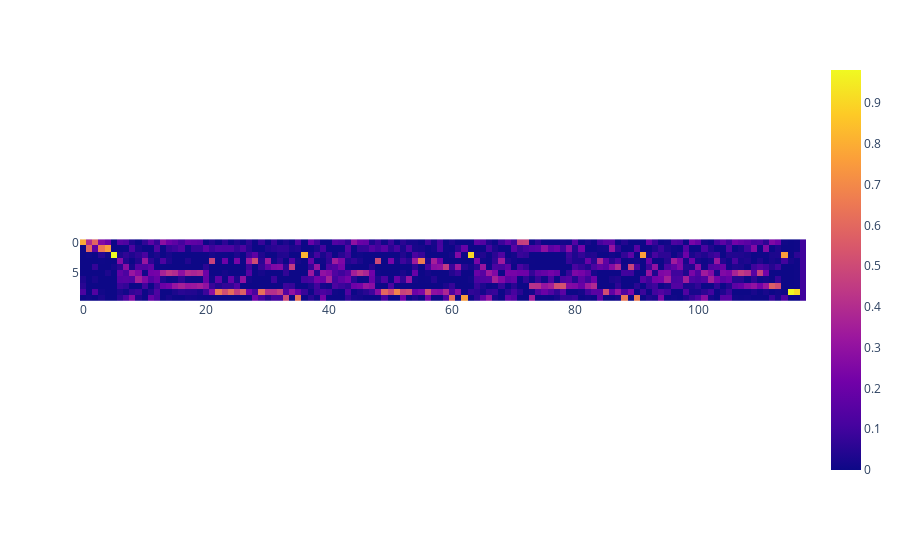
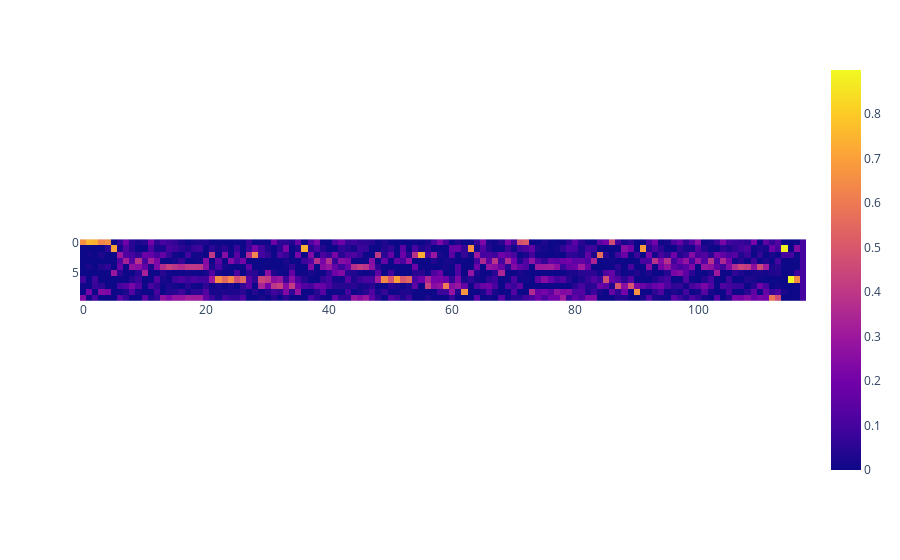
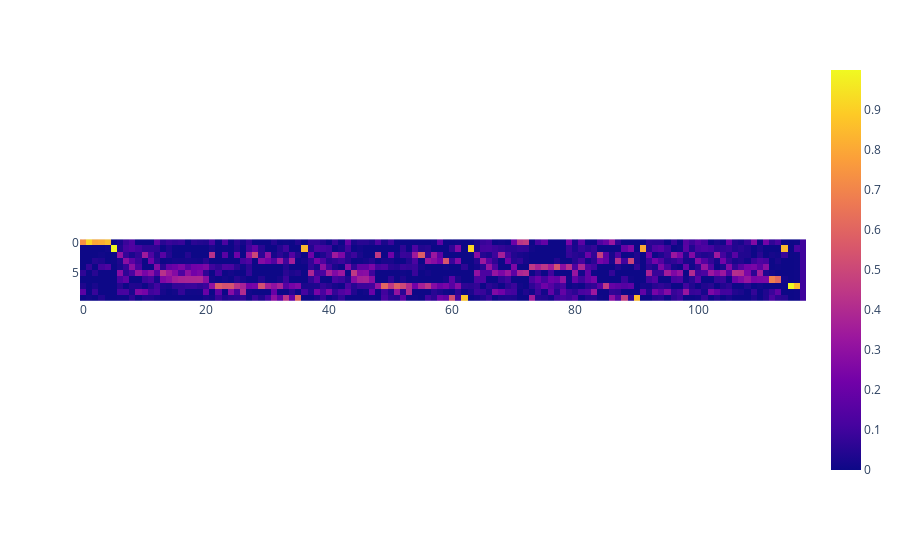
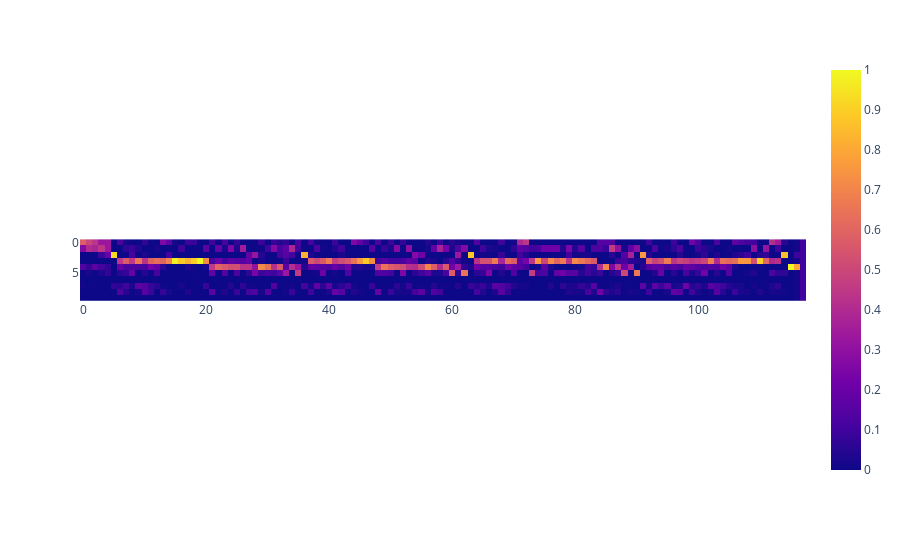

These figures' notebook cell, in order:
### Code cell
# Looking at factors
import numpy as np

# Plotting script A La Axel
def reorder_rows(Q):
    # input: row matrix Q
    # output Q with permuted rows, so that first active rows are plotted first
    row_perm=[]
    n,m=Q.shape
    for j in range(m):
        imax = np.argmax(Q[:,j])
        if imax not in row_perm:
            row_perm.append(imax)
        if len(row_perm)==n:
            break
    # possible that some rows are not there, then we add them at the end
    if len(row_perm)<n:
        toadd = list(set([i for i in range(n)])-set(row_perm))
        # sort then by power
        norms = np.sum(Q[toadd,:], axis=1)
        order = np.argsort(norms)[::-1]
        row_perm = row_perm + [toadd[i] for i in order]
    return Q[row_perm,:]

for i in range(6):
    fac = df["factors"][i]
    # Nonstandard normalization by rows of Q
    Qt = fac[2].T/np.sum(fac[2],axis=1)
    Qt = reorder_rows(Qt)
    fig = px.imshow(Qt)
    fig.show()

### Figure 1 — Plotly figure (JSON) as saved in the notebook; plotly's stock layout.template omitted (floating-point values rounded to 4 significant figures; data arrays with more than 128 entries replaced by an {"elided": "..."} marker saying what was removed)
{"data": [{"coloraxis": "coloraxis", "hovertemplate": "x: %{x}<br>y: %{y}<br>color: %{z}<extra></extra>", "name": "0", "type": "heatmap", "xaxis": "x", "yaxis": "y", "z": {"elided": "10x118 float values"}}], "layout": {"coloraxis": {"colorscale": [[0, "#0d0887"], [0.1111, "#46039f"], [0.2222, "#7201a8"], [0.3333, "#9c179e"], [0.4444, "#bd3786"], [0.5556, "#d8576b"], [0.6667, "#ed7953"], [0.7778, "#fb9f3a"], [0.8889, "#fdca26"], [1, "#f0f921"]]}, "margin": {"t": 60}, "xaxis": {"anchor": "y", "constrain": "domain", "domain": [0, 1], "scaleanchor": "y"}, "yaxis": {"anchor": "x", "autorange": "reversed", "constrain": "domain", "domain": [0, 1]}}}

### Figure 2 — Plotly figure (JSON) as saved in the notebook; plotly's stock layout.template omitted (floating-point values rounded to 4 significant figures; data arrays with more than 128 entries replaced by an {"elided": "..."} marker saying what was removed)
{"data": [{"coloraxis": "coloraxis", "hovertemplate": "x: %{x}<br>y: %{y}<br>color: %{z}<extra></extra>", "name": "0", "type": "heatmap", "xaxis": "x", "yaxis": "y", "z": {"elided": "10x118 float values"}}], "layout": {"coloraxis": {"colorscale": [[0, "#0d0887"], [0.1111, "#46039f"], [0.2222, "#7201a8"], [0.3333, "#9c179e"], [0.4444, "#bd3786"], [0.5556, "#d8576b"], [0.6667, "#ed7953"], [0.7778, "#fb9f3a"], [0.8889, "#fdca26"], [1, "#f0f921"]]}, "margin": {"t": 60}, "xaxis": {"anchor": "y", "constrain": "domain", "domain": [0, 1], "scaleanchor": "y"}, "yaxis": {"anchor": "x", "autorange": "reversed", "constrain": "domain", "domain": [0, 1]}}}

### Figure 3 — Plotly figure (JSON) as saved in the notebook; plotly's stock layout.template omitted (floating-point values rounded to 4 significant figures; data arrays with more than 128 entries replaced by an {"elided": "..."} marker saying what was removed)
{"data": [{"coloraxis": "coloraxis", "hovertemplate": "x: %{x}<br>y: %{y}<br>color: %{z}<extra></extra>", "name": "0", "type": "heatmap", "xaxis": "x", "yaxis": "y", "z": {"elided": "10x118 float values"}}], "layout": {"coloraxis": {"colorscale": [[0, "#0d0887"], [0.1111, "#46039f"], [0.2222, "#7201a8"], [0.3333, "#9c179e"], [0.4444, "#bd3786"], [0.5556, "#d8576b"], [0.6667, "#ed7953"], [0.7778, "#fb9f3a"], [0.8889, "#fdca26"], [1, "#f0f921"]]}, "margin": {"t": 60}, "xaxis": {"anchor": "y", "constrain": "domain", "domain": [0, 1], "scaleanchor": "y"}, "yaxis": {"anchor": "x", "autorange": "reversed", "constrain": "domain", "domain": [0, 1]}}}

### Figure 4 — Plotly figure (JSON) as saved in the notebook; plotly's stock layout.template omitted (floating-point values rounded to 4 significant figures; data arrays with more than 128 entries replaced by an {"elided": "..."} marker saying what was removed)
{"data": [{"coloraxis": "coloraxis", "hovertemplate": "x: %{x}<br>y: %{y}<br>color: %{z}<extra></extra>", "name": "0", "type": "heatmap", "xaxis": "x", "yaxis": "y", "z": {"elided": "10x118 float values"}}], "layout": {"coloraxis": {"colorscale": [[0, "#0d0887"], [0.1111, "#46039f"], [0.2222, "#7201a8"], [0.3333, "#9c179e"], [0.4444, "#bd3786"], [0.5556, "#d8576b"], [0.6667, "#ed7953"], [0.7778, "#fb9f3a"], [0.8889, "#fdca26"], [1, "#f0f921"]]}, "margin": {"t": 60}, "xaxis": {"anchor": "y", "constrain": "domain", "domain": [0, 1], "scaleanchor": "y"}, "yaxis": {"anchor": "x", "autorange": "reversed", "constrain": "domain", "domain": [0, 1]}}}
